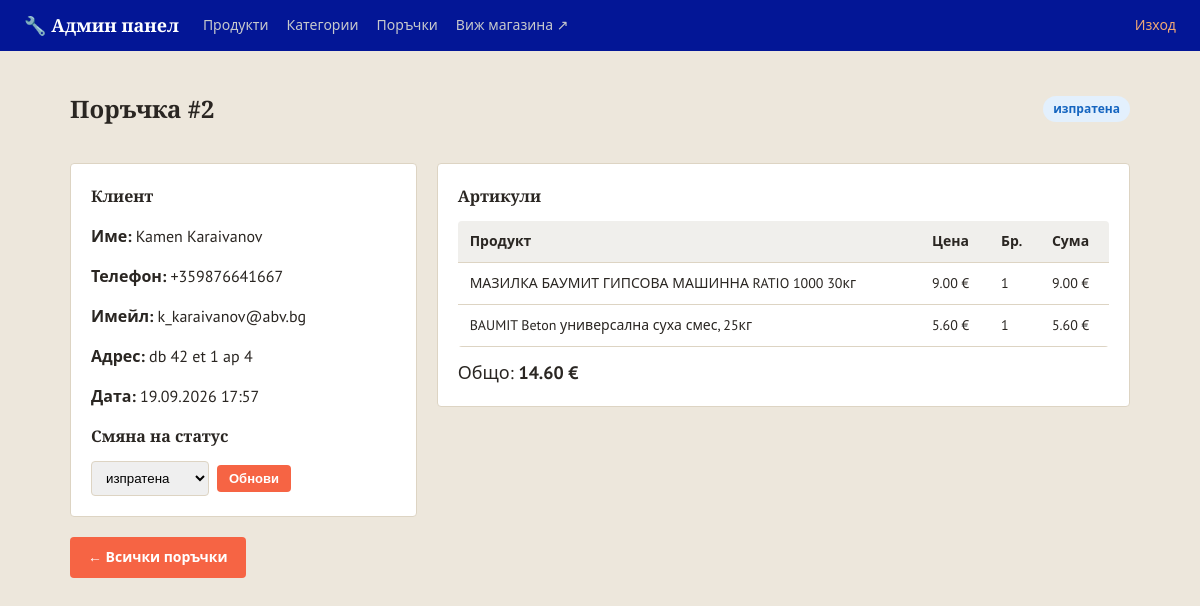
The app's page /admin/orders/2 (signed in), older data.
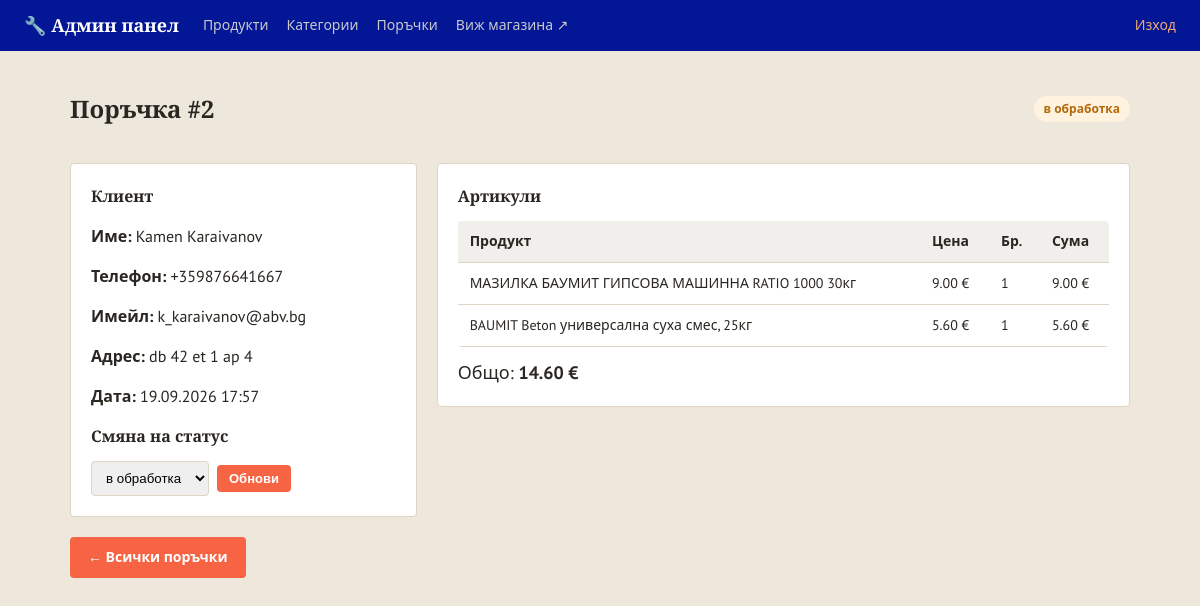
The same page, newer data.
### models.py (models this page shows)
class Order(db.Model):
    __tablename__ = 'orders'
    STATUSES = ['нова', 'в обработка', 'изпратена', 'завършена', 'отказана']
    id = db.Column(db.Integer, primary_key=True)
    customer_name = db.Column(db.String(150), nullable=False)
    phone = db.Column(db.String(50), nullable=False)
    address = db.Column(db.String(300), nullable=False)
    email = db.Column(db.String(150), default='')
    total = db.Column(db.Float, nullable=False)
    status = db.Column(db.String(30), default='нова', nullable=False)
    created_at = db.Column(db.DateTime, default=datetime.utcnow)
    items = db.relationship('OrderItem', backref='order', lazy=True)

### app.py (the view)
@app.route('/admin/orders/<int:order_id>')
@admin_required
def admin_order_detail(order_id):
    order = Order.query.get_or_404(order_id)
    return render_template('admin/order_detail.html', order=order, statuses=Order.STATUSES)

### app.py (called while the page is built)
@app.context_processor
def inject_whatsapp_number():
    return {'whatsapp_number': app.config['WHATSAPP_NUMBER'], 'asset_version': app.config['ASSET_VERSION']}

@app.context_processor
def inject_category_icons():
    return {'category_icons': CATEGORY_ICONS}

def admin_required(view_func):
    @wraps(view_func)
    def wrapper(*args, **kwargs):
        if not session.get('is_admin'):
            flash('Моля, влезте в системата.', 'error')
            return redirect(url_for('admin_login', next=request.path))
        return view_func(*args, **kwargs)
    return wrapper

### models.py (called while the page is built)
    @property
    def subtotal(self):
        return self.price * self.qty

### templates/admin/order_detail.html (shortened to what this page needs)
{% extends 'admin/base.html' %}
{% block content %}
<div class="admin-header-row">
    <h1 class="page-title">Поръчка #{{ order.id }}</h1>
    <span class="status-badge status-{{ order.status | replace(' ', '-') }}">{{ order.status }}</span>
</div>
<div class="order-detail-grid">
    <div class="admin-panel">
        <h2>Клиент</h2>
        <p><strong>Име:</strong> {{ order.customer_name }}</p>
        <p><strong>Телефон:</strong> {{ order.phone }}</p>
        {% if order.email %}<p><strong>Имейл:</strong> {{ order.email }}</p>{% endif %}
        <p><strong>Адрес:</strong> {{ order.address }}</p>
        <p><strong>Дата:</strong> {{ order.created_at.strftime('%d.%m.%Y %H:%M') }}</p>
        <h2>Смяна на статус</h2>
        <form action="{{ url_for('admin_order_status', order_id=order.id) }}" method="post" class="status-change-form">
            <select name="status">
                {% for s in statuses %}
                <option value="{{ s }}" {% if s == order.status %}selected{% endif %}>{{ s }}</option>
                {% endfor %}
            </select>
            <button type="submit" class="btn btn-small">Обнови</button>
        </form>
    </div>
    <div class="admin-panel">
        <h2>Артикули</h2>
        <table class="admin-table">
            <thead>
                <tr>
                    <th>Продукт</th>
                    <th>Цена</th>
                    <th>Бр.</th>
                    <th>Сума</th>
                </tr>
            </thead>
            <tbody>
                {% for item in order.items %}
                <tr>
                    <td>{{ item.product_name }}</td>
                    <td>{{ '%.2f'|format(item.price) }} €</td>
                    <td>{{ item.qty }}</td>
                    <td>{{ '%.2f'|format(item.subtotal) }} €</td>
                </tr>
                {% endfor %}
            </tbody>
        </table>
        <div class="cart-total" style="margin-top:12px;">Общо: <strong>{{ '%.2f'|format(order.total) }} €</strong></div>
    </div>
</div>
<a href="{{ url_for('admin_orders') }}" class="btn btn-secondary" style="margin-top:20px;display:inline-block;">← Всички поръчки</a>
{% endblock %}

Row changes from the older to the newer data that the page shows:
changed Order "Kamen Karaivanov": status "изпратена" → "в обработка"
